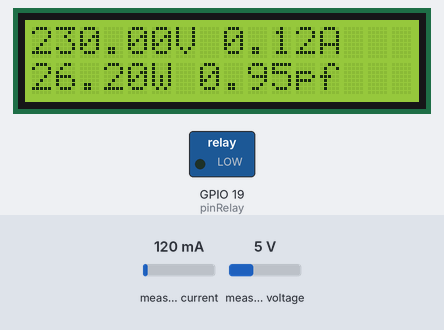
A program run on a simulated ESP32. Parts: 16×2 character LCD, switched loads named in the program (green lamp = pin HIGH). The test bench sets the inputs (shaded band); at power-on: measured current 120 mA, measured voltage 5 V.

Above: at 5.3 s.
5.4 s: measured current set to 40 mA
At 7.5 s:
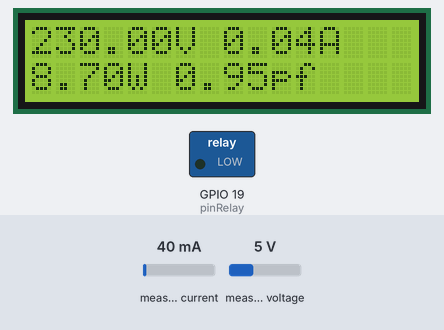
7.8 s: measured voltage set to 0.3 V
At 9.7 s:
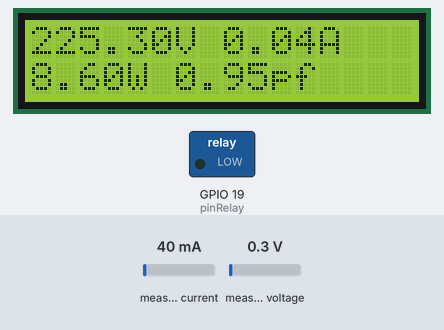
10.0 s: measured current set to 500 mA
At 11.9 s:
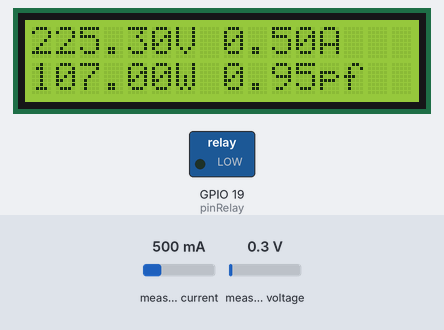
12.2 s: measured voltage set to 3.8 V
At 14.4 s:
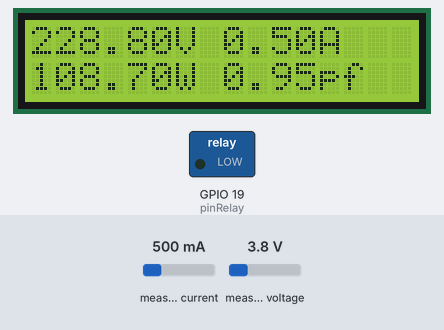
Timing chart, 0 to 15.4 s (numbered marks = the images above; inputs shaded):
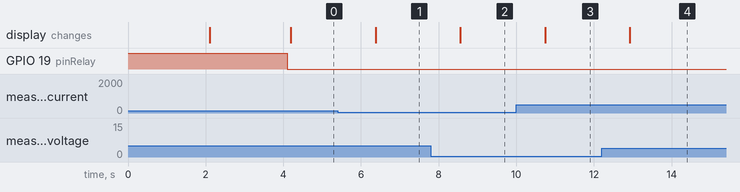

Measured:
- after the input at 5.4 s, the display: changes after 0.98 s (image 1)
- after the input at 7.8 s, the display: changes after 0.76 s (image 2)
- after the input at 10.0 s, the display: changes after 0.74 s (image 3)
- after the input at 12.2 s, the display: changes after 0.72 s (image 4)

The program:

main.cpp
```cpp
#include <Wire.h>
#include <LiquidCrystal_I2C.h>
#include <Arduino.h>
#include <PZEM004Tv30.h>
#include <WiFi.h>

#define RELAY_OPEN LOW
#define RELAY_CLOSE HIGH


#define RXD2 16
#define TXD2 17

struct PZEMReading {
  float voltage;
  float power;
  float current;
  float pf;
  float energy;
};


struct SendData {
  float voltage;
  float power;
  float energy;
};

PZEMReading reading;

LiquidCrystal_I2C lcd(0x27,16,2);
PZEM004Tv30 pzem(Serial2, RXD2, TXD2);
uint8_t pinRelay = 19;

WiFiServer server(1322);

uint32_t powerLimit = 1500;

void setup() {

  Serial.begin(115200);
  Serial2.begin(9600, SERIAL_8N1, RXD2, TXD2);
  pinMode(pinRelay, OUTPUT);
  digitalWrite(pinRelay, RELAY_CLOSE);
  WiFi.mode(WIFI_AP);
  WiFi.softAP("RelaySystem", "admin123");
  server.begin();
  delay(2000);
  lcd.init();
  lcd.backlight();
  lcd.clear();
  lcd.setCursor(0,0);
  lcd.print("  Power Limit");
  lcd.setCursor(0,1);
  lcd.print("  Consumption");
  lcd.print(WiFi.softAPIP());
  delay(2000);
  digitalWrite(pinRelay, RELAY_OPEN);
}


void getReadings() {
  reading.voltage = pzem.voltage();
  reading.current = pzem.current();
  reading.power = pzem.power();
  reading.energy = pzem.energy();
  reading.pf = pzem.pf();

}


void displayToLCD() {
  String voltz = String(reading.voltage) + "V";
  String amp = String(reading.current) + "A";
  String pow = String(reading.power) + "W";
  String powerF = String(reading.pf) + "pf";

  lcd.clear();
  lcd.print(voltz + " " + amp);
  lcd.setCursor(0, 1);
  lcd.print(pow + " " + powerF);
}


void handlePowerLimit() {
  if(reading.power >= powerLimit) {
    digitalWrite(pinRelay, RELAY_CLOSE);
    lcd.clear();
    lcd.print("Power Limit");
    lcd.setCursor(0,1);
    lcd.print("Has Been Reach!");
    delay(8000);
    lcd.clear();
    lcd.print("Resetting Relay");
    lcd.setCursor(0,1);
    lcd.print("Please Wait...");
    delay(15000);
    digitalWrite(pinRelay, RELAY_OPEN);
    pzem.resetEnergy();
  }
}

void loop() {
  WiFiClient client = server.available();


  getReadings();
  displayToLCD();


  if(client) {
    while (client.connected()) {
      getReadings();
      displayToLCD();
      if( client.available() ) {
        String limitStr = client.readString();
        powerLimit = limitStr.toFloat();
      }

      SendData sData;
      sData.energy  = reading.energy;
      sData.power   = reading.power;
      sData.voltage = reading.voltage;
      String s = String(reading.energy) + "," + String(reading.power) + "," + String(reading.voltage);
      client.write(s.c_str());
      handlePowerLimit();
      delay(1000);
    }

  }

  handlePowerLimit();


  // Serial.println("-------------------------------------");
  // Serial.println(voltz);
  // Serial.println(amp);
  // Serial.println(pow);
  // Serial.println();
  // Serial.println("Freq: " + String(frequency));
  // Serial.println(powerF);
  // Serial.println("-------------------------------------");
  delay(1000);
}
```
